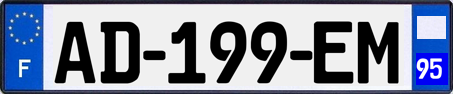
#> input picture licensePlateDatasetGenerator/data/AD-199-EM_95.png, 453 x 94 px; its folder holds only this picture in this run
$ python DatasetGenerator.py
#> lines starting #> are read from the running program, lines starting #| are printed output that depends on the picture; long printed decimals are rounded
### AffineTransformation.py
"work from https://github.com/matthewearl/deep-anpr/blob/master/gen.py"

import cv2
import numpy
import random
import math

def euler_to_mat(yaw, pitch, roll):
    # Rotate clockwise about the Y-axis
    c, s = math.cos(yaw), math.sin(yaw)
    M = numpy.matrix([[  c, 0.,  s],
                      [ 0., 1., 0.],
                      [ -s, 0.,  c]])

    # Rotate clockwise about the X-axis
    c, s = math.cos(pitch), math.sin(pitch)
    M = numpy.matrix([[ 1., 0., 0.],
                      [ 0.,  c, -s],
                      [ 0.,  s,  c]]) * M

    # Rotate clockwise about the Z-axis
    c, s = math.cos(roll), math.sin(roll)
    M = numpy.matrix([[  c, -s, 0.],
                      [  s,  c, 0.],
                      [ 0., 0., 1.]]) * M

    return M

def make_affine_transform(from_shape, to_shape,
                          min_scale, max_scale,
                          scale_variation=1.0,
                          rotation_variation=1.0,
                          translation_variation=1.0):
    out_of_bounds = False

    from_size = numpy.array([[from_shape[1], from_shape[0]]]).T
    to_size = numpy.array([[to_shape[1], to_shape[0]]]).T

    scale = random.uniform((min_scale + max_scale) * 0.5 -
                           (max_scale - min_scale) * 0.5 * scale_variation,
                           (min_scale + max_scale) * 0.5 +
                           (max_scale - min_scale) * 0.5 * scale_variation)
    if scale > max_scale or scale < min_scale:
        out_of_bounds = True
    roll = random.uniform(-0.3, 0.3) * rotation_variation
    pitch = random.uniform(-0.2, 0.2) * rotation_variation
    yaw = random.uniform(-1.2, 1.2) * rotation_variation

    # Compute a bounding box on the skewed input image (`from_shape`).
    M = euler_to_mat(yaw, pitch, roll)[:2, :2]
    h, w = from_shape
    corners = numpy.matrix([[-w, +w, -w, +w],
                            [-h, -h, +h, +h]]) * 0.5
    skewed_size = numpy.array(numpy.max(M * corners, axis=1) -
                              numpy.min(M * corners, axis=1))

    # Set the scale as large as possible such that the skewed and scaled shape
    # is less than or equal to the desired ratio in either dimension.
    scale *= numpy.min(to_size / skewed_size)

    # Set the translation such that the skewed and scaled image falls within
    # the output shape's bounds.
    trans = (numpy.random.random((2,1)) - 0.5) * translation_variation
    trans = ((2.0 * trans) ** 5.0) / 2.0
    if numpy.any(trans < -1) or numpy.any(trans > 1):
        out_of_bounds = True
    trans = (to_size - skewed_size * scale) * trans

    center_to = to_size / 2.
    center_from = from_size / 2.

    M = euler_to_mat(yaw, pitch, roll)[:2, :2]
    M *= scale
    M = numpy.hstack([M, trans + center_to - M * center_from])

    return M, out_of_bounds, scale, center_to - M[:2, :2] * center_from

### DatasetGenerator.py
import os
import cv2
import numpy as np
import math
import random
import AffineTransformation as AT

# important parameters
PATH = os.getcwd()
plates_path = os.getcwd()+"/licensePlateDatasetGenerator/data"
yolo_path = PATH+"/../yoloplates"
# scenes_path = os.getcwd()+"/ResizedGrayUrbanScene_Data"============================
scenes_path = os.getcwd()+"/UrbanScene_Data"
# database_path = os.getcwd()+"/Database_FrenchLicensePlates"
database_path = os.getcwd()+"/data"
if not os.path.exists(database_path):
    os.mkdir(database_path)
ratio = 17 #int
size_factor = 4 #float

os.chdir(plates_path)
plates = os.listdir()
os.chdir(scenes_path)
scenes = os.listdir()


def find_labels_for_yolo(imgshape, ntlc, nblc, ntrc, nbrc, new_center,category_number="0"):
    dw = 1./imgshape[1]
    dh = 1./imgshape[0]
    xmax, ymax = np.max([ntlc[0], nblc[0], ntrc[0], nbrc[0]]), np.max([ntlc[1], nblc[1], ntrc[1], nbrc[1]])
    xmin, ymin = np.min([ntlc[0], nblc[0], ntrc[0], nbrc[0]]), np.min([ntlc[1], nblc[1], ntrc[1], nbrc[1]])
    w = (xmax-xmin)*dw
    cx = new_center[0]*dw
    h = (ymax-ymin)*dh
    cy = new_center[1]*dh

    return category_number+" "+str(cx)+" "+str(cy)+" "+str(w)+" "+str(h)

def new_corners(lpshape,sceneshape,M):
    ''' find corners in the new image'''
    lp1, lp2 = lpshape[0], lpshape[1]
    center = [lp2/2,lp1/2]
    tlc = [0,0]
    blc = [lp2,0]
    trc = [0,lp1]
    brc = [lp2,lp1]

    #new center of the plate
    new_center = [M[0,0]*center[0] + M[0,1]*center[1] + M[0,2],M[1,0]*center[0] + M[1,1]*center[1] + M[1,2]]
    #new top left corner of the plate
    ntlc       = [M[0,0]*tlc[0] + M[0,1]*tlc[1] + M[0,2],M[1,0]*tlc[0] + M[1,1]*tlc[1] + M[1,2]]
    #new bottom left corner of the plate
    nblc       = [M[0,0]*blc[0] + M[0,1]*blc[1] + M[0,2],M[1,0]*blc[0] + M[1,1]*blc[1] + M[1,2]]
    #new top right corner of the plate
    ntrc       = [M[0,0]*trc[0] + M[0,1]*trc[1] + M[0,2],M[1,0]*trc[0] + M[1,1]*trc[1] + M[1,2]]
    #new bottom right corner of the plate
    nbrc       = [M[0,0]*brc[0] + M[0,1]*brc[1] + M[0,2],M[1,0]*brc[0] + M[1,1]*brc[1] + M[1,2]]

    return ntlc, nblc, ntrc, nbrc, new_center


#  Each plate will be assigned to "ratio" random scenes
count_yolo = 0
for plate in plates:
    lp = cv2.imread(plates_path+"/"+plate)
#> lp is the input picture: shape (94, 453, 3); mean B, G, R 159.7, 140.4, 132.6
    lp_shape = np.ones(lp.shape)*255
    count = 0
    while count < ratio:
        count += 1
        scene_path = random.choice(scenes)
        scene = cv2.imread(scenes_path+"/"+scene_path)
        scene = cv2.resize(scene,(int(128*size_factor),int(64*size_factor)))
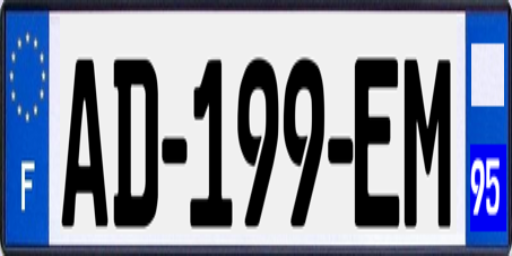
#> scene: shape (256, 512, 3); mean B, G, R 159.6, 140.2, 132.4
        M, out_of_bounds, scale, center_to = AT.make_affine_transform(from_shape=lp.shape[:2], to_shape=scene.shape[:2],
                                                    min_scale=0.2, max_scale=0.3,
                                                    scale_variation=1.5,
                                                    rotation_variation=1.2,
                                                    translation_variation=1.2
                                                    )
#> out_of_bounds = False; scale = 0.323; center_to = [[182.1], [117.4]]

        # finding labels
        ntlc, nblc, ntrc, nbrc, new_center = new_corners(lp.shape, scene.shape, M)
#> ntlc = [182.1, 121.4]; nblc = [328.2, 112.5]; ntrc = [183.8, 151.5]; nbrc = [329.9, 142.6]; new_center = [256, 132]
        label = find_labels_for_yolo(scene.shape, ntlc, nblc, ntrc, nbrc, new_center,category_number="0")

        # find if the plate is in the image or not
        # checking if the plate is inside the rectangle defined by image shape - 1/2*plateshape
        lp1, lp2 = lp.shape[0]/2.3*scale, lp.shape[1]/4*scale
#> lp1 = 13.21
        sc1, sc2 = scene.shape[0], scene.shape[1]
        if (   (new_center[1]>(lp1))
            and(new_center[1]<(sc1-lp1))
            and(new_center[0]>(lp2))
            and(new_center[0]<(sc2-lp2))):
            out_of_bounds = False
        else:
            out_of_bounds = True
            continue
        if out_of_bounds:
            count-=1

        if not out_of_bounds:
            print(label)
#| 0 0.5 0.5156 0.2887 0.1525


        # image treatment
            # rotating plate and creating mask from its shape
        rotationed_lp       = cv2.warpAffine(lp, M,(scene.shape[1], scene.shape[0]))
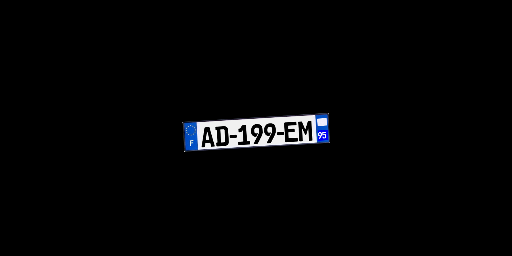
#> rotationed_lp: shape (256, 512, 3); mean B, G, R 5.4, 4.7, 4.5
        rotationed_lp_shape = cv2.warpAffine(lp_shape, M,(scene.shape[1], scene.shape[0]))
#> lp_shape: shape (94, 453, 3) float64; every value is 255

        # Operation do combine the photos: apply mask to scene add the plate and convert to gray
        anti_shape = ((255 - rotationed_lp_shape)/255)
        combined_image = (scene*anti_shape).astype(np.uint8)+rotationed_lp
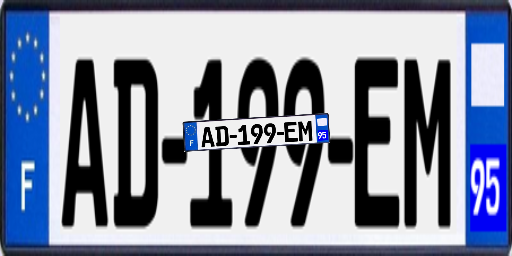
#> combined_image: shape (256, 512, 3); mean B, G, R 160.7, 140.7, 132.7
        allgray_image = cv2.cvtColor(combined_image, cv2.COLOR_BGR2GRAY)
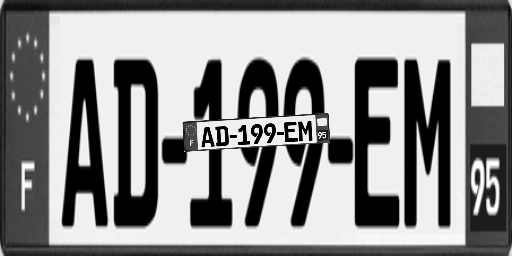
#> allgray_image: shape (256, 512); min 0, max 255, mean 140.6

        #add noise
        noise = np.zeros(allgray_image.shape)
        cv2.randn(noise,mean=0,stddev=25)
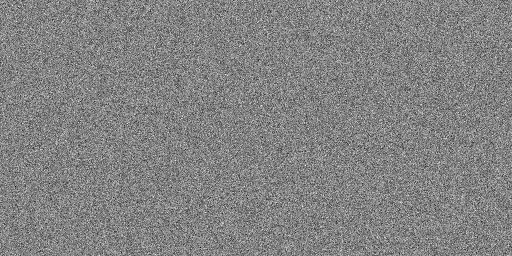
#> noise: shape (256, 512) float64; min -120.7, max 114.2, mean 0; drawn with min black and max white
        final_image = np.clip(allgray_image+noise, 0, 255).astype(np.uint8)
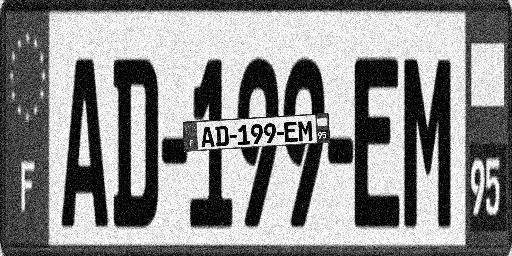
#> final_image: shape (256, 512); min 0, max 255, mean 140.3

        if out_of_bounds:
            final_image_path = database_path+"/"+plate[:-7]+"_0_"+scene_path[:-4]+".jpg"
        else:
            final_image_path = database_path+"/"+plate[:-7]+"_1_"+scene_path[:-4]+".jpg"

        count_yolo+=1
        # cv2.imwrite(final_image_path, final_image)
        print(final_image.shape)
#| (256, 512)
        cv2.imwrite(yolo_path+"/"+str(count_yolo)+".jpg", final_image)
        txt_outfile = open(database_path+"/"+str(count_yolo)+".txt", "w")
        txt_outfile.write(label+"\n")
        txt_outfile.close()

        # [13 lines of commented-out code are left out]

$ run again, on licensePlateDatasetGenerator/data/BG-360-TK_18.png
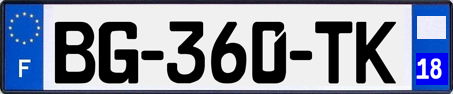
#> input picture licensePlateDatasetGenerator/data/BG-360-TK_18.png, 453 x 94 px
#> lp is the input picture: shape (94, 453, 3); mean B, G, R 160.5, 141.2, 133.4
#| 0 0.5 0.5156 0.2887 0.1525
#> `rotationed_lp       = cv2.warpAffine(lp, M,(scene.shape[1], scene.shap..`:
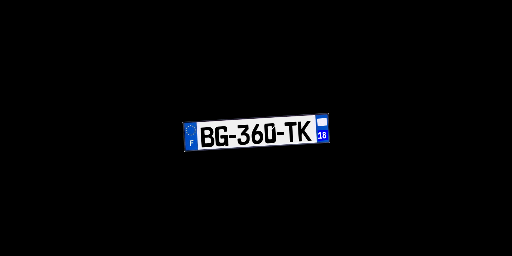
#> rotationed_lp: shape (256, 512, 3); mean B, G, R 5.4, 4.8, 4.5
#> lp_shape: shape (94, 453, 3) float64; every value is 255
#> `final_image = np.clip(allgray_image+noise, 0, 255).astype(np.uint8)`:
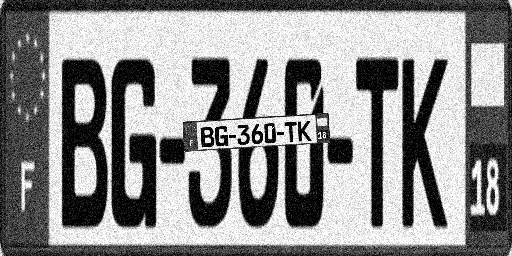
#> final_image: shape (256, 512); min 0, max 255, mean 141.6
#| (256, 512)
